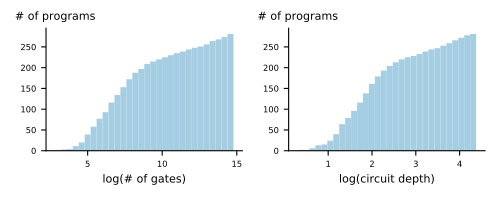

Generate this figure with Python:
#!/usr/bin/env python3

import copy
import os
import os.path
import matplotlib
import matplotlib.pyplot as plt
import numpy as np
import json
import sys

matplotlib.rcParams['pdf.fonttype'] = 42
matplotlib.rcParams['ps.fonttype'] = 42

LABEL_FONT_SIZE = 8
TICK_FONT_SIZE = 6

def log(*args, **kwargs):
    print(*args, file=sys.stderr, **kwargs)

rawdata = None # raw data
with open("./gate-count-bench.json", "r") as f:
    rawdata = json.load(f)

assert rawdata is not None


# In[ ]:
# Color palette
light_gray = "#cacaca"
dark_gray = "#827b7b"
light_blue = "#a6cee3"
dark_blue = "#1f78b4"
light_green = "#b2df8a"
dark_green = "#33a02c"
light_red = "#fb9a99"
dark_red = "#e31a1c"



INF = 10**9
class PlotDatum:
    def __init__(self, label, kind, stats, idx):
        self.label = label # testname
        self.kind = kind # default, qiskit, qssa, zx
        self.idx = idx
        
        if 'ops' not in stats or 'depth' not in stats:
            print(f'> INVALID {label}::{kind} : {stats}')
            self.gates = {}
            self.cx = -1
            self.u = -1
            self.single_qubit = -1
            self.depth = -1
            self.tot = -1
            self.time = stats.get('time', -1)
        else:
            gates = stats['ops']
            self.gates = copy.deepcopy(gates) # gates dict: {<gate>: <count>, ...}
            self.cx = gates.get("cx", 0)
            self.u = gates.get("u", 0) + gates.get("u3", 0)
            self.single_qubit = 0
            for gate in "h x y z rx ry rz s sdg t tdg u u1 u2 u3".split():
                self.single_qubit += gates.get(gate, 0)
            self.depth = stats['depth']
            self.tot = sum([gates[g] for g in gates])
            self.time = stats['time']

    def __lt__(self, other):
        return self.tot < other.tot
class FullData:
    def __init__(self, test, stats, idx):
        self.test = test
        self.idx = idx
        self.data = dict()
        for kind in rawdata[test]:
            self.data[kind] = PlotDatum(test, kind, stats[kind], idx)
    def __lt__(self, other):
        lv = self.data['default'].tot
        rv = other.data['default'].tot
        if lv != rv: return lv < rv
        lv = self.data['default'].depth
        rv = self.data['default'].depth
        if lv != rv: return lv < rv
        return True
    def hasKind(self, k):
        return k in self.data
    def getKind(self, k):
        return self.data[k]

plotdata = []
pidx = 0
for test in rawdata:
    pidx += 1
    data = FullData(test, rawdata[test], pidx)
    plotdata.append(data)

plotdata.sort()

to_plot = plotdata

#### Optimization ratio per unit time
fig, axs = plt.subplots(1, 2, figsize=(15,10))
num_bins = 30
axs[0].hist([np.log2(d.getKind('default').tot) for d in to_plot], 
        num_bins, cumulative=True, color=light_blue)
avg_gate_count_log = np.average([np.log10(d.getKind('default').tot) for d in to_plot])
avg_gate_count = np.average([d.getKind('default').tot for d in to_plot])
median_gate_count = np.median([d.getKind('default').tot for d in to_plot])
print("average (log gate count): %f" % (avg_gate_count_log))
print("average gate count: %f" % (avg_gate_count))
print("median gate count: %f" % (median_gate_count))
print("log(average gate count): %f" % (np.log10(avg_gate_count)))

axs[0].spines['right'].set_visible(False)
axs[0].spines['top'].set_visible(False)
axs[0].locator_params(axis="x", nbins=5)
axs[0].locator_params(axis="y", nbins=10)

# ax.legend(ncol=100, frameon=False, loc='lower right', bbox_to_anchor=(0, 1, 1, 0))

# ax.set_xticks([])
axs[0].tick_params(axis='x', labelsize=TICK_FONT_SIZE)
axs[0].tick_params(axis='y', labelsize=TICK_FONT_SIZE)
axs[0].set_xlabel('log(# of gates)', fontsize=LABEL_FONT_SIZE)
axs[0].set_ylabel('# of programs', rotation='horizontal', position = (1, 1.05),
    horizontalalignment='left', verticalalignment='bottom', fontsize=LABEL_FONT_SIZE)

# ========


axs[1].hist([np.log10(d.getKind('default').depth) for d in to_plot], 
        num_bins, cumulative=True, color=light_blue)
avg_gate_depth_log = np.average([np.log10(d.getKind('default').depth) for d in to_plot])
avg_gate_depth = np.average([d.getKind('default').depth for d in to_plot])
median_gate_depth = np.median([d.getKind('default').depth for d in to_plot])
print("average (log gate depth): %f" % (avg_gate_depth_log))
print("average gate depth: %f" % (avg_gate_depth))
print("median gate depth: %f" % (median_gate_depth))
print("log(average gate depth): %f" % (np.log10(avg_gate_depth)))

axs[1].locator_params(axis="y", nbins=10)
axs[1].locator_params(axis="x", nbins=6)
axs[1].spines['right'].set_visible(False)
axs[1].spines['top'].set_visible(False)

# ax.legend(ncol=100, frameon=False, loc='lower right', bbox_to_anchor=(0, 1, 1, 0))

# ax.set_xticks([])
axs[1].tick_params(axis='x', labelsize=TICK_FONT_SIZE)
axs[1].tick_params(axis='y', labelsize=TICK_FONT_SIZE)
axs[1].set_xlabel('log(circuit depth)', fontsize=LABEL_FONT_SIZE)
axs[1].set_ylabel('# of programs', rotation='horizontal', position = (1, 1.05),
    horizontalalignment='left', verticalalignment='bottom', fontsize=LABEL_FONT_SIZE)


# ========

filename = os.path.basename(__file__).replace(".py", ".pdf")
fig.set_size_inches(5,2)
fig.tight_layout()
fig.savefig(filename)
